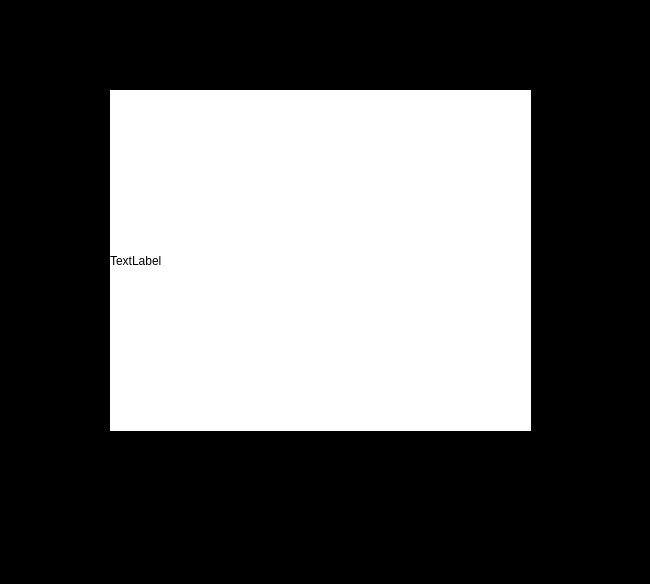
<?xml version="1.0" encoding="UTF-8"?>
<ui version="4.0">
 <class>MainWindow</class>
 <widget class="QMainWindow" name="MainWindow">
  <property name="geometry">
   <rect>
    <x>0</x>
    <y>0</y>
    <width>650</width>
    <height>584</height>
   </rect>
  </property>
  <property name="windowTitle">
   <string>MainWindow</string>
  </property>
  <property name="styleSheet">
   <string notr="true">background-color: black</string>
  </property>
  <widget class="QWidget" name="centralwidget">
   <widget class="QLabel" name="label">
    <property name="geometry">
     <rect>
      <x>110</x>
      <y>90</y>
      <width>421</width>
      <height>341</height>
     </rect>
    </property>
    <property name="styleSheet">
     <string notr="true">background-color: white</string>
    </property>
    <property name="text">
     <string>TextLabel</string>
    </property>
   </widget>
  </widget>
  <widget class="QMenuBar" name="menubar">
   <property name="geometry">
    <rect>
     <x>0</x>
     <y>0</y>
     <width>650</width>
     <height>26</height>
    </rect>
   </property>
  </widget>
  <widget class="QStatusBar" name="statusbar"/>
 </widget>
 <resources/>
 <connections/>
</ui>
